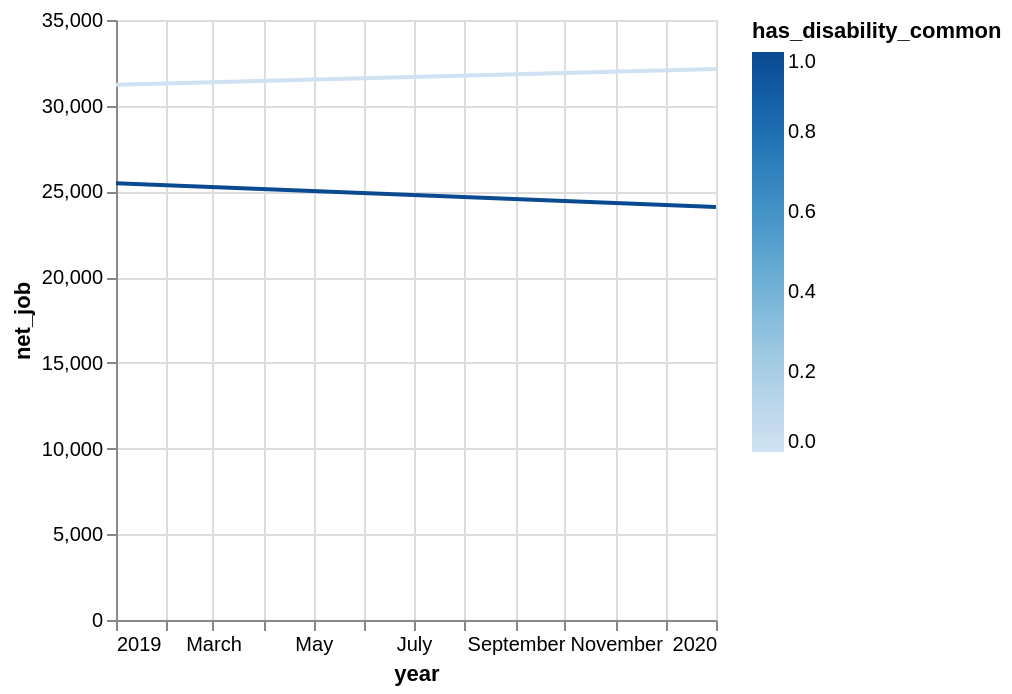

The code cell stored with this chart in its notebook:
### Code cell
(
    working_data
        .filter(~pl.col('idind').is_in(ids_to_exclude_0 + ids_to_exclude_1))
        .with_columns(pl.col('year').cast(pl.Int32).cast(pl.String).str.to_date("%Y"))
        .group_by(['year', 'has_disability_common']).agg(pl.col('net_job').mean())
).plot.line(x='year', y='net_job', color='has_disability_common')

### Figure 1 — Vega specification as saved in the notebook (floating-point values rounded to 4 significant figures)
{"$schema": "https://vega.github.io/schema/vega/v6.json", "data": [{"name": "param_1e9efca18e7a2868_store"}, {"name": "source_0", "values": [{"year": "2019-01-01T00:00:00.000", "has_disability_common": 0, "net_job": 31220.0}, {"year": "2020-01-01T00:00:00.000", "has_disability_common": 0, "net_job": 32150.0}, {"year": "2019-01-01T00:00:00.000", "has_disability_common": 1, "net_job": 25480.0}, {"year": "2020-01-01T00:00:00.000", "has_disability_common": 1, "net_job": 24100.0}], "transform": [{"type": "formula", "expr": "toDate(datum['year'])", "as": "year"}]}, {"name": "source_0_y_domain_net_job", "values": [{"min": 24100.0, "max": 32150.0}]}, {"name": "source_0_color_domain_has_disability_common", "values": [{"min": 0, "max": 1}]}], "signals": [{"name": "unit", "value": {}, "on": [{"events": "pointermove", "update": "isTuple(group()) ? group() : unit"}]}, {"name": "param_1e9efca18e7a2868", "update": "vlSelectionResolve(\"param_1e9efca18e7a2868_store\", \"union\")"}, {"name": "param_1e9efca18e7a2868_year", "on": [{"events": [{"source": "view", "type": "dblclick"}], "update": "null"}, {"events": {"signal": "param_1e9efca18e7a2868_translate_delta"}, "update": "panLinear(param_1e9efca18e7a2868_translate_anchor.extent_x, -param_1e9efca18e7a2868_translate_delta.x / width)"}, {"events": {"signal": "param_1e9efca18e7a2868_zoom_delta"}, "update": "zoomLinear(domain(\"x\"), param_1e9efca18e7a2868_zoom_anchor.x, param_1e9efca18e7a2868_zoom_delta)"}]}, {"name": "param_1e9efca18e7a2868_net_job", "on": [{"events": [{"source": "view", "type": "dblclick"}], "update": "null"}, {"events": {"signal": "param_1e9efca18e7a2868_translate_delta"}, "update": "panLinear(param_1e9efca18e7a2868_translate_anchor.extent_y, param_1e9efca18e7a2868_translate_delta.y / height)"}, {"events": {"signal": "param_1e9efca18e7a2868_zoom_delta"}, "update": "zoomLinear(domain(\"y\"), param_1e9efca18e7a2868_zoom_anchor.y, param_1e9efca18e7a2868_zoom_delta)"}]}, {"name": "param_1e9efca18e7a2868_tuple", "on": [{"events": [{"signal": "param_1e9efca18e7a2868_year || param_1e9efca18e7a2868_net_job"}], "update": "param_1e9efca18e7a2868_year && param_1e9efca18e7a2868_net_job ? {unit: \"\", fields: param_1e9efca18e7a2868_tuple_fields, values: [param_1e9efca18e7a2868_year,param_1e9efca18e7a2868_net_job]} : null"}]}, {"name": "param_1e9efca18e7a2868_tuple_fields", "value": [{"field": "year", "channel": "x", "type": "R"}, {"field": "net_job", "channel": "y", "type": "R"}]}, {"name": "param_1e9efca18e7a2868_translate_anchor", "value": {}, "on": [{"events": [{"source": "scope", "type": "pointerdown"}], "update": "{x: x(unit), y: y(unit), extent_x: domain(\"x\"), extent_y: domain(\"y\")}"}]}, {"name": "param_1e9efca18e7a2868_translate_delta", "value": {}, "on": [{"events": [{"source": "window", "between": [{"source": "scope", "type": "pointerdown"}, {"source": "window", "type": "pointerup"}], "consume": true, "type": "pointermove"}], "update": "{x: param_1e9efca18e7a2868_translate_anchor.x - x(unit), y: param_1e9efca18e7a2868_translate_anchor.y - y(unit)}"}]}, {"name": "param_1e9efca18e7a2868_zoom_anchor", "on": [{"events": [{"source": "scope", "type": "wheel", "consume": true}], "update": "{x: invert(\"x\", x(unit)), y: invert(\"y\", y(unit))}"}]}, {"name": "param_1e9efca18e7a2868_zoom_delta", "on": [{"events": [{"source": "scope", "consume": true, "type": "wheel"}], "update": "pow(1.001, event.deltaY * pow(16, event.deltaMode))", "force": true}]}, {"name": "param_1e9efca18e7a2868_modify", "on": [{"events": {"signal": "param_1e9efca18e7a2868_tuple"}, "update": "modify(\"param_1e9efca18e7a2868_store\", param_1e9efca18e7a2868_tuple, true)"}]}], "marks": [{"type": "group", "name": "pathgroup", "from": {"facet": {"data": "source_0", "name": "faceted_path_main", "groupby": ["has_disability_common"]}}, "encode": {"update": {"height": {"field": {"signal": null, "datum": null, "group": "height", "parent": null}}, "width": {"field": {"signal": null, "datum": null, "group": "width", "parent": null}}}}, "marks": [{"type": "line", "name": "marks", "from": {"data": "faceted_path_main"}, "sort": {"field": "x"}, "encode": {"update": {"stroke": {"field": "has_disability_common", "scale": "color"}, "x": {"field": "year", "scale": "x"}, "y": {"field": "net_job", "scale": "y"}, "defined": {"signal": "isValid(datum[\"year\"]) && isFinite(+datum[\"year\"]) && isValid(datum[\"net_job\"]) && isFinite(+datum[\"net_job\"]) && isValid(datum[\"has_disability_common\"]) && isFinite(+datum[\"has_disability_common\"])"}, "tooltip": {"signal": "{\"year\": timeFormat(datum[\"year\"], \"%b %d, %Y\"), \"net_job\": format(datum[\"net_job\"], \"\"), \"has_disability_common\": format(datum[\"has_disability_common\"], \"\")}"}}}, "interactive": true, "style": ["line"], "clip": true}]}], "scales": [{"name": "x", "type": "time", "domain": {"data": "source_0", "field": "year"}, "range": [0, {"signal": "width"}], "domainRaw": {"signal": "param_1e9efca18e7a2868[\"year\"]"}}, {"name": "y", "type": "linear", "domain": [{"signal": "(data(\"source_0_y_domain_net_job\")[0] || {}).min"}, {"signal": "(data(\"source_0_y_domain_net_job\")[0] || {}).max"}], "range": [{"signal": "height"}, 0], "zero": true, "domainRaw": {"signal": "param_1e9efca18e7a2868[\"net_job\"]"}, "nice": true}, {"name": "color", "type": "linear", "domain": [{"signal": "(data(\"source_0_color_domain_has_disability_common\")[0] || {}).min"}, {"signal": "(data(\"source_0_color_domain_has_disability_common\")[0] || {}).max"}], "range": "ramp", "interpolate": "hcl", "zero": false}], "axes": [{"scale": "x", "gridScale": "y", "grid": true, "tickCount": {"signal": "ceil(width/40)"}, "domain": false, "orient": "bottom", "ticks": false, "maxExtent": 0, "labels": false, "aria": false, "zindex": 0, "minExtent": 0}, {"scale": "y", "tickCount": {"signal": "ceil(height/40)"}, "maxExtent": 0, "labels": false, "aria": false, "zindex": 0, "orient": "left", "grid": true, "minExtent": 0, "gridScale": "x", "ticks": false, "domain": false}, {"scale": "x", "grid": false, "title": "year", "labelFlush": true, "orient": "bottom", "tickCount": {"signal": "ceil(width/40)"}, "labelOverlap": true, "zindex": 0}, {"scale": "y", "grid": false, "orient": "left", "tickCount": {"signal": "ceil(height/40)"}, "zindex": 0, "labelOverlap": true, "title": "net_job"}], "style": "cell", "height": 300, "width": 300, "padding": 5, "background": "white", "legends": [{"stroke": "color", "gradientLength": {"signal": "clamp(height, 64, 200)"}, "title": "has_disability_common"}]}
